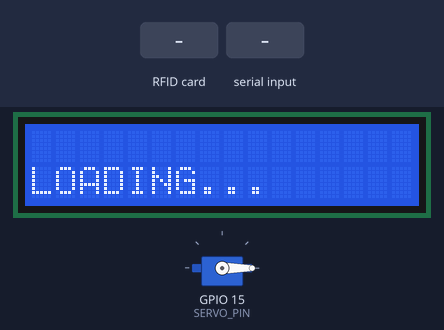
Bench run of a sketch on a simulated ESP32. Shown: 16×2 character LCD, servo. Inputs (shaded band) come from the test bench. WiFi joins after 1.5 s; servers stay silent unless stated; nothing arrives over Bluetooth unless stated; what the sketch prints to the serial monitor is not drawn.

Above: at 1.7 s.
At 11.6 s:
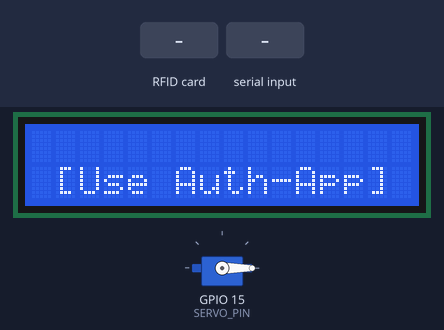
11.7 s: RFID card 12 34 56 78 90 held to the reader
At 13.2 s:
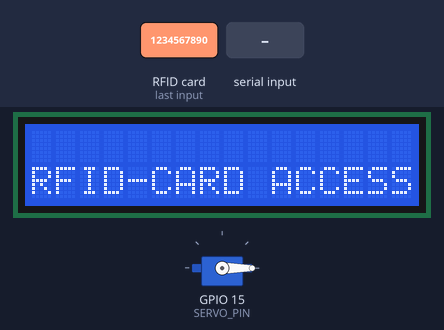
15.2 s: "1" received over the second serial link
At 17.0 s:
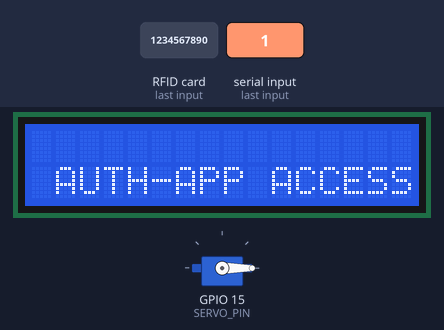
18.7 s: RFID card 5E 7A 19 C4 held to the reader
At 20.3 s:
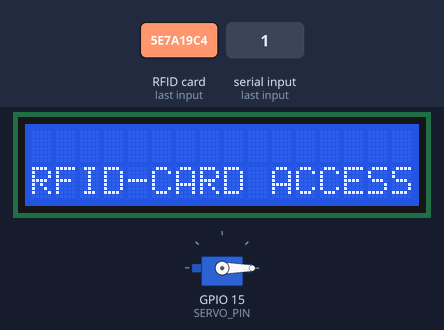
Timing chart, 0 to 21.8 s (numbered marks = the images above; inputs shaded):
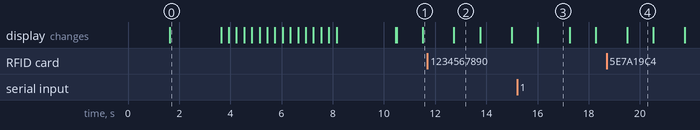

The sketch:

ESP32_Bluetooth_RFID_AccessPanel.ino
```cpp
#include "bluetooth.h"
#include "lcd.h"
#include "rfid.h"
#include "servo.h"
#include <WiFi.h>
#include <WiFiClient.h>
#include <HTTPClient.h>

HTTPClient http;
WiFiClient client;

#define AP_SSID "HotelSensorGrid"
#define AP_PASS "1234567890"
#define DEFAULT_BAUDRATE 9600

int id = 0;
String sensorData;

void bootMessage(){
  lcdPrintAt("LOADING...", 0, 1);
  setLCDCursor(0,0);
  delay(2000);

  for(int count=0; count<16; count++){
    lcdPrint("-");
    delay(300);
  }

  delay(2000);
  lcdClear();
}


void initWiFi(){
  WiFi.mode(WIFI_STA);
  WiFi.begin(AP_SSID, AP_PASS);
  while(WiFi.status() != WL_CONNECTED){
    delay(100);
  }
}

void getSensorData(){

  http.begin(client, "http://192.168.4.1/sensors");  // begin HTTP GET using given URL
  int errorCode = http.GET(); // Send HTTP GET
  if(errorCode > 0){
     sensorData = http.getString(); // Read return string
  }
  http.end();

}

void recvSerialData(){
  if(Serial.available()){
    int cmd = (int) ((char) Serial.read());
    switch(cmd){

        case 0x58:
          driveServo(0);
          break;

        case 0x55:
          driveServo(0);
          delay(2000);
          driveServo(90);
          break;

        case 0x4c:
          driveServo(90);
          break;
    }
    Serial.flush();
  }
}

void rfidAccessMethod(){
  id = readRFID();
  if(id == NO_CARD_PRESENT){
      lcdPrintAt("  [Place Card]  ",0, 1);
      delay(1000);
  }else if(id == CARD_READ_ERROR){
      lcdPrintAt("Card Read Error ",0, 1);
      delay(1000);
  }else{
      lcdPrintAt("RFID-CARD ACCESS",0, 1);
      Serial.printf("SC-ACM:%08x\n", id);
      delay(1000);
  }
  recvSerialData();
}

void bluetoothAccessMethod(){
  char * pin_ptr = recvBTData();
  if(pin_ptr[0] != 0){
     lcdPrintAt(" AUTH-APP ACCESS",0, 1);
     Serial.printf("BT-ACM:%s\n", pin_ptr);
     resetBTBuffer();
     delay(1000);
  }else{
     lcdPrintAt(" [Use Auth-App] ",0, 1);
     delay(1000);
  }
}

void setup(){
  Serial.begin(DEFAULT_BAUDRATE);
  initWiFi();
  initLCD();
  initRFID();
  initServo();
  initBluetooth();
  bootMessage();
  driveServo(0);
}

void loop(){
  rfidAccessMethod();
  bluetoothAccessMethod();

  getSensorData();
  Serial.printf("SSD:%s\n",sensorData.c_str());
}
```

bluetooth.h
```cpp
#include "BluetoothSerial.h"
#define DEVICE_NAME "ACCESS-PANEL-5"
#define BUFFER_MAX 9

BluetoothSerial RFCOMM;
char RFCOMM_GLOBAL_BUFFER[BUFFER_MAX] = {0,0,0,0,0,0,0,0,0};

void initBluetooth(){
  RFCOMM.begin(DEVICE_NAME);
}

char * recvBTData(){

  if(RFCOMM.available()){
    for(int counter = 0; counter < BUFFER_MAX-1; counter++){
      RFCOMM_GLOBAL_BUFFER[counter] = RFCOMM.read();
    }
  }

  return RFCOMM_GLOBAL_BUFFER;
}

void sendBTData(char * dataBuffer){
  RFCOMM.println(dataBuffer);
}

void resetBTBuffer(){
  for(int i=0; i<BUFFER_MAX-1; i++){
    RFCOMM_GLOBAL_BUFFER[i] = 0;
  }
}
```

rfid.h
```cpp
#include <SPI.h>
#include <MFRC522.h>

#define SS_PIN 5
#define RST_PIN 27
#define NO_CARD_PRESENT 0x0fffff00
#define CARD_READ_ERROR 0x0fffff01

MFRC522 RFID(SS_PIN, RST_PIN);
int * rfidCardUID;

void initRFID(){
  SPI.begin();
  RFID.PCD_Init();
}


int readRFID(){

  if (RFID.PICC_IsNewCardPresent()) {
    if (RFID.PICC_ReadCardSerial()) {
      rfidCardUID = (int*) RFID.uid.uidByte;
      RFID.PICC_HaltA();
      RFID.PCD_StopCrypto1();
      return *rfidCardUID;
    }else{
      return CARD_READ_ERROR;
    }
  }else{
      return NO_CARD_PRESENT;
  }
}
```

servo.h
```cpp
#include <Servo.h>
#define SERVO_PIN 15

Servo lockServo;

void initServo(){
  lockServo.attach(SERVO_PIN);
  lockServo.write(0);
}

void driveServo(int angle){
  lockServo.write(angle);
}
```

lcd.h
```cpp
#include <LiquidCrystal_I2C.h>
#define LCD_I2C_ADDRESS 0x27

LiquidCrystal_I2C LCD(LCD_I2C_ADDRESS, 16, 2);

void initLCD(){
  LCD.init();
  LCD.backlight();
  LCD.clear();
}

void lcdPrintAt(char * dataBuffer, int col, int row){
  LCD.clear();
  LCD.setCursor(col, row);
  LCD.print(dataBuffer);
}

void setLCDCursor(int col, int row){
  LCD.setCursor(col, row);
}

void lcdPrint(char * dataBuffer){
  LCD.print(dataBuffer);
}

void lcdClear(){
  LCD.clear();
}
```

Measured:
- after the input at 11.7 s, the display: changes after 1.0 s (image 2)
- after the input at 15.2 s, the display: changes after 0.82 s (image 3)
- after the input at 18.7 s, the display: changes after 0.80 s (image 4)
- what the display in image 2 shows lasts 1.1 s, from 12.7 s to 13.8 s
- what the display in image 3 shows lasts 1.3 s, from 16.0 s to 17.3 s
